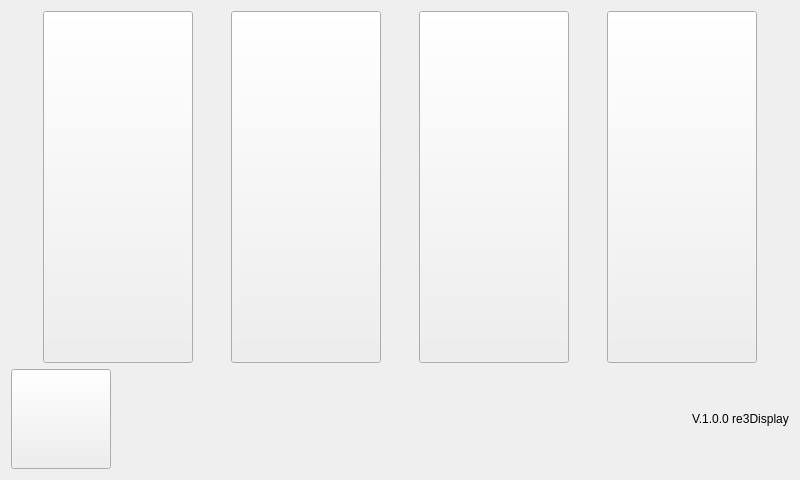
<?xml version="1.0" encoding="UTF-8"?>
<ui version="4.0">
 <class>SettingsWindow</class>
 <widget class="QWidget" name="SettingsWindow">
  <property name="geometry">
   <rect>
    <x>0</x>
    <y>0</y>
    <width>800</width>
    <height>480</height>
   </rect>
  </property>
  <property name="minimumSize">
   <size>
    <width>800</width>
    <height>480</height>
   </size>
  </property>
  <property name="maximumSize">
   <size>
    <width>16777215</width>
    <height>16777215</height>
   </size>
  </property>
  <property name="windowTitle">
   <string>TouchDisplay</string>
  </property>
  <layout class="QVBoxLayout" name="verticalLayout">
   <item>
    <layout class="QHBoxLayout" name="horizontalLayout_2">
     <item>
      <widget class="QPushButton" name="Server">
       <property name="sizePolicy">
        <sizepolicy hsizetype="Fixed" vsizetype="Expanding">
         <horstretch>0</horstretch>
         <verstretch>0</verstretch>
        </sizepolicy>
       </property>
       <property name="minimumSize">
        <size>
         <width>150</width>
         <height>350</height>
        </size>
       </property>
       <property name="maximumSize">
        <size>
         <width>150</width>
         <height>16777215</height>
        </size>
       </property>
       <property name="text">
        <string/>
       </property>
       <property name="icon">
        <iconset>
         <normaloff>img/server.png</normaloff>img/server.png</iconset>
       </property>
       <property name="iconSize">
        <size>
         <width>150</width>
         <height>150</height>
        </size>
       </property>
      </widget>
     </item>
     <item>
      <widget class="QPushButton" name="Serial">
       <property name="sizePolicy">
        <sizepolicy hsizetype="Fixed" vsizetype="Expanding">
         <horstretch>0</horstretch>
         <verstretch>0</verstretch>
        </sizepolicy>
       </property>
       <property name="minimumSize">
        <size>
         <width>150</width>
         <height>350</height>
        </size>
       </property>
       <property name="maximumSize">
        <size>
         <width>150</width>
         <height>16777215</height>
        </size>
       </property>
       <property name="text">
        <string/>
       </property>
       <property name="icon">
        <iconset>
         <normaloff>img/serial.png</normaloff>img/serial.png</iconset>
       </property>
       <property name="iconSize">
        <size>
         <width>150</width>
         <height>150</height>
        </size>
       </property>
      </widget>
     </item>
     <item>
      <widget class="QPushButton" name="UserUpdate">
       <property name="sizePolicy">
        <sizepolicy hsizetype="Fixed" vsizetype="Expanding">
         <horstretch>0</horstretch>
         <verstretch>0</verstretch>
        </sizepolicy>
       </property>
       <property name="minimumSize">
        <size>
         <width>150</width>
         <height>350</height>
        </size>
       </property>
       <property name="maximumSize">
        <size>
         <width>150</width>
         <height>16777215</height>
        </size>
       </property>
       <property name="text">
        <string/>
       </property>
       <property name="icon">
        <iconset>
         <normaloff>img/userupdate.png</normaloff>img/userupdate.png</iconset>
       </property>
       <property name="iconSize">
        <size>
         <width>150</width>
         <height>150</height>
        </size>
       </property>
      </widget>
     </item>
     <item>
      <widget class="QPushButton" name="Wifi">
       <property name="sizePolicy">
        <sizepolicy hsizetype="Fixed" vsizetype="Expanding">
         <horstretch>0</horstretch>
         <verstretch>0</verstretch>
        </sizepolicy>
       </property>
       <property name="minimumSize">
        <size>
         <width>150</width>
         <height>350</height>
        </size>
       </property>
       <property name="maximumSize">
        <size>
         <width>150</width>
         <height>16777215</height>
        </size>
       </property>
       <property name="text">
        <string/>
       </property>
       <property name="icon">
        <iconset>
         <normaloff>img/wifi.png</normaloff>img/wifi.png</iconset>
       </property>
       <property name="iconSize">
        <size>
         <width>150</width>
         <height>150</height>
        </size>
       </property>
      </widget>
     </item>
    </layout>
   </item>
   <item>
    <layout class="QHBoxLayout" name="horizontalLayout">
     <item>
      <widget class="QPushButton" name="Back">
       <property name="sizePolicy">
        <sizepolicy hsizetype="Fixed" vsizetype="Expanding">
         <horstretch>0</horstretch>
         <verstretch>0</verstretch>
        </sizepolicy>
       </property>
       <property name="minimumSize">
        <size>
         <width>100</width>
         <height>100</height>
        </size>
       </property>
       <property name="maximumSize">
        <size>
         <width>100</width>
         <height>100</height>
        </size>
       </property>
       <property name="text">
        <string/>
       </property>
       <property name="icon">
        <iconset>
         <normaloff>img/back.png</normaloff>img/back.png</iconset>
       </property>
       <property name="iconSize">
        <size>
         <width>100</width>
         <height>100</height>
        </size>
       </property>
      </widget>
     </item>
     <item>
      <spacer name="horizontalSpacer">
       <property name="orientation">
        <enum>Qt::Horizontal</enum>
       </property>
       <property name="sizeHint" stdset="0">
        <size>
         <width>40</width>
         <height>20</height>
        </size>
       </property>
      </spacer>
     </item>
     <item>
      <widget class="QLabel" name="SoftwareVersion">
       <property name="sizePolicy">
        <sizepolicy hsizetype="Preferred" vsizetype="Fixed">
         <horstretch>0</horstretch>
         <verstretch>0</verstretch>
        </sizepolicy>
       </property>
       <property name="minimumSize">
        <size>
         <width>0</width>
         <height>65</height>
        </size>
       </property>
       <property name="maximumSize">
        <size>
         <width>250</width>
         <height>70</height>
        </size>
       </property>
       <property name="text">
        <string>V.1.0.0 re3Display</string>
       </property>
      </widget>
     </item>
    </layout>
   </item>
  </layout>
 </widget>
 <resources/>
 <connections/>
</ui>
